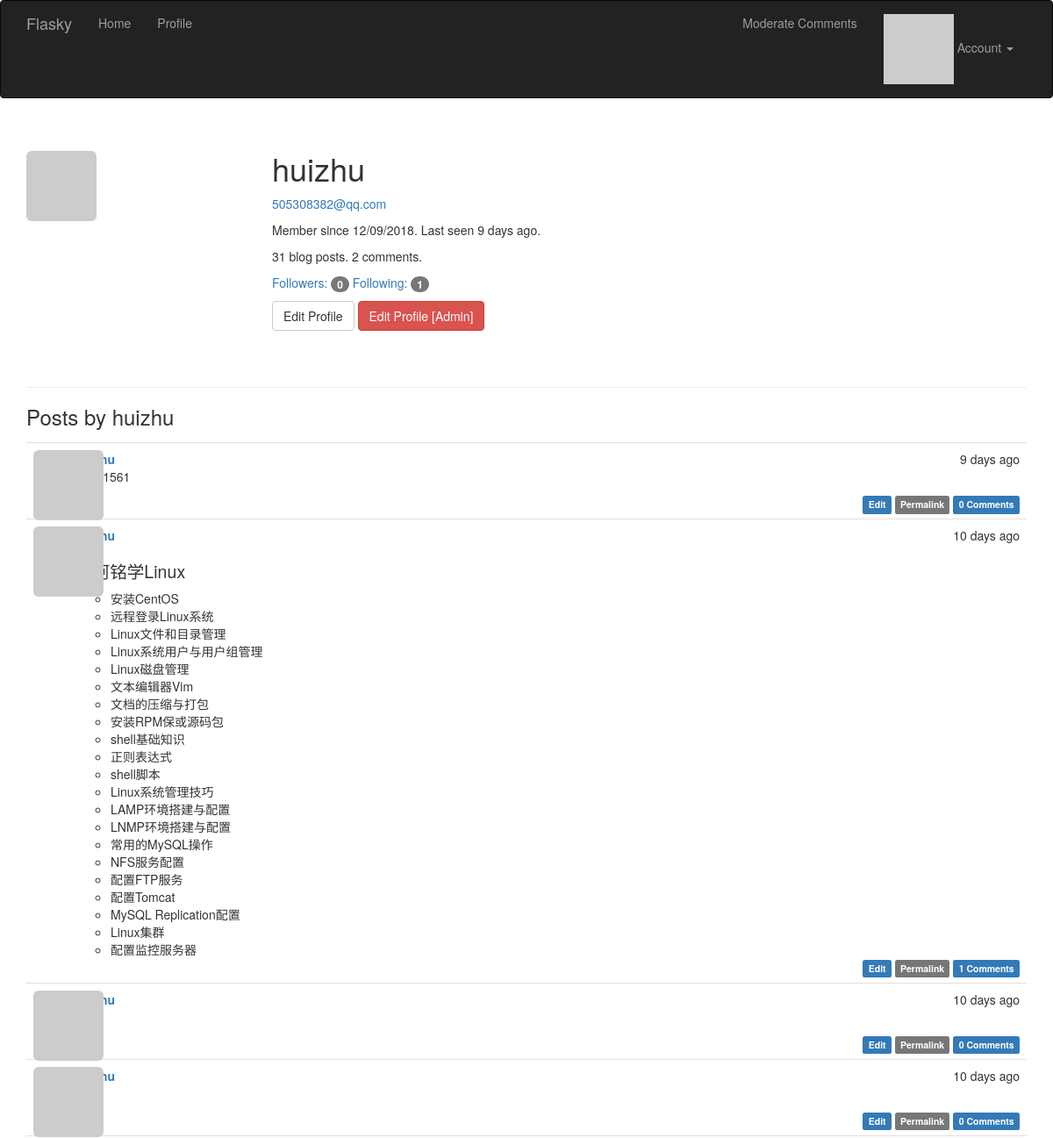
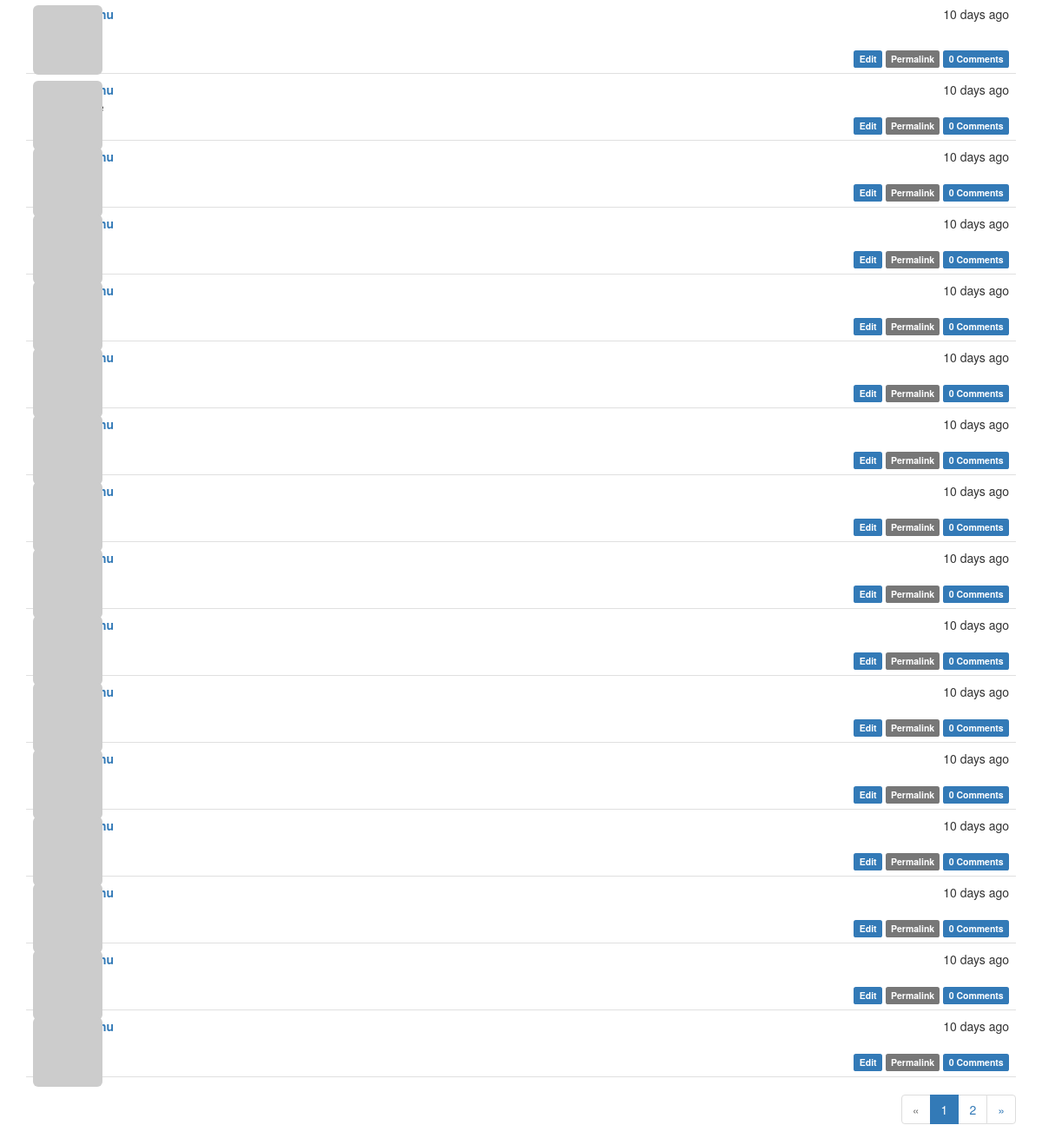
The app's page /user/huizhu (signed in), older data (2 pictures, top to bottom).
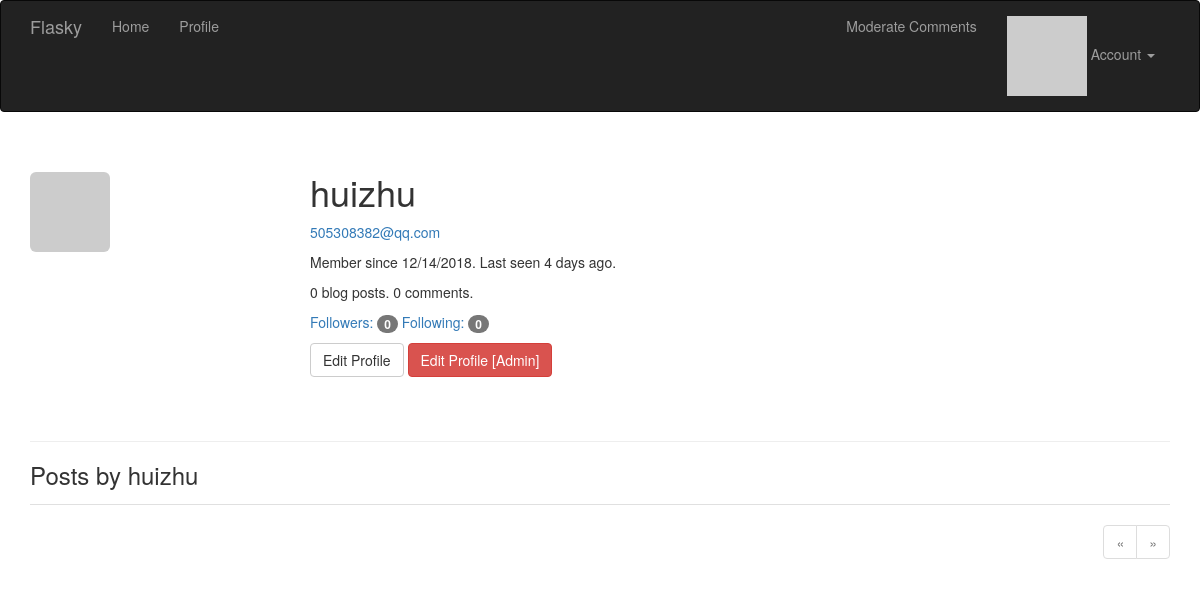
The same page, newer data.
### app/models.py (models this page shows, shortened)
class User(UserMixin, db.Model):
    __tablename__ = 'users'
    id = db.Column(db.Integer, primary_key=True)
    email = db.Column(db.String(64), unique=True, index=True)
    username = db.Column(db.String(64), unique=True, index=True)
    role_id = db.Column(db.Integer, db.ForeignKey('roles.id'))
    password_hash = db.Column(db.String(128))
    confirmed = db.Column(db.Boolean, default=False)
    name = db.Column(db.String(64))
    location = db.Column(db.String(64))
    about_me = db.Column(db.Text())
    member_since = db.Column(db.DateTime(), default=datetime.utcnow)
    last_seen = db.Column(db.DateTime(), default=datetime.utcnow)
    avatar_hash = db.Column(db.String(32))
    posts = db.relationship('Post', backref='author', lazy='dynamic')
    followed = db.relationship('Follow',
                               foreign_keys=[Follow.follower_id],
                               backref=db.backref('follower', lazy='joined'),
                               lazy='dynamic',
                               cascade='all, delete-orphan')
    followers = db.relationship('Follow',
                                foreign_keys=[Follow.followed_id],
                                backref=db.backref('followed', lazy='joined'),
                                lazy='dynamic',
                                cascade='all, delete-orphan')
    comments = db.relationship('Comment', backref='author', lazy='dynamic')
    @property
    def password(self):
        raise AttributeError('password is not a readable attribute')
    def can(self, perm):
        return self.role is not None and self.role.has_permission(perm)
    def is_administrator(self):
        return self.can(Permission.ADMIN)
    def ping(self):
        self.last_seen = datetime.utcnow()
        db.session.add(self)
    def gravatar(self, size=100, default='identicon', rating='g'):
        url = 'https://secure.gravatar.com/avatar'
        hash = self.avatar_hash or self.gravatar_hash()
        return '{url}/{hash}?s={size}&d={default}&r={rating}'.format(
            url=url, hash=hash, size=size, default=default, rating=rating)

class Post(db.Model):
    __tablename__ = 'posts'
    id = db.Column(db.Integer, primary_key=True)
    body = db.Column(db.Text)
    body_html = db.Column(db.Text)
    timestamp = db.Column(db.DateTime, index=True, default=datetime.utcnow)
    author_id = db.Column(db.Integer, db.ForeignKey('users.id'))
    comments = db.relationship('Comment', backref='post', lazy='dynamic')

### app/main/views.py (the view)
@main.route('/user/<username>')
def user(username):
    user = User.query.filter_by(username=username).first_or_404()
    page = request.args.get('page', 1, type=int)
    pagination = user.posts.order_by(Post.timestamp.desc()).paginate(
        page, per_page=current_app.config['FLASKY_POSTS_PER_PAGE'],
        error_out=False)
    posts = pagination.items
    return render_template('user.html', user=user, posts=posts,
                           pagination=pagination)

### app/auth/views.py (called while the page is built)
@auth.before_app_request
def before_request():
    if current_user.is_authenticated:
        current_user.ping()
        if not current_user.confirmed \
                and request.endpoint \
                and request.blueprint != 'auth' \
                and request.endpoint != 'static':
            return redirect(url_for('auth.unconfirmed'))

### app/main/__init__.py (called while the page is built)
@main.app_context_processor
def inject_permissions():
    return dict(Permission=Permission)

### app/main/views.py (called while the page is built)
@main.after_app_request
def after_request(response):
    for query in get_debug_queries():
        if query.duration >= current_app.config['FLASKY_SLOW_DB_QUERY_TIME']:
            current_app.logger.warning(
                'Slow query: %s\nParameters: %s\nDuration: %fs\nContext: %s\n'
                % (query.statement, query.parameters, query.duration,
                   query.context))
    return response

### app/models.py (called while the page is built)
@login_manager.user_loader
def load_user(user_id):
    return User.query.get(int(user_id))

    def has_permission(self, perm):
        return self.permissions & perm == perm

### app/templates/user.html (shortened to what this page needs)
{% extends "base.html" %}
{% import "_macros.html" as macros %}
{% block page_content %}
<div class="page-header">
    <img class="img-rounded profile-thumbnail" src="{{ user.gravatar(size=256) }}">
    <div class="profile-header">
        <h1>{{ user.username }}</h1>
        {% if current_user.is_administrator() %}
        <p><a href="mailto:{{ user.email }}">{{ user.email }}</a></p>
        {% endif %}
        <p>Member since {{ moment(user.member_since).format('L') }}. Last seen {{ moment(user.last_seen).fromNow() }}.</p>
        <p>{{ user.posts.count() }} blog posts. {{ user.comments.count() }} comments.</p>
        <p>
            <a href="{{ url_for('.followers', username=user.username) }}">Followers: <span class="badge">{{ user.followers.count() - 1 }}</span></a>
            <a href="{{ url_for('.followed_by', username=user.username) }}">Following: <span class="badge">{{ user.followed.count() - 1 }}</span></a>
        </p>
        <p>
            {% if user == current_user %}
            <a class="btn btn-default" href="{{ url_for('.edit_profile') }}">Edit Profile</a>
            {% endif %}
            {% if current_user.is_administrator() %}
            <a class="btn btn-danger" href="{{ url_for('.edit_profile_admin', id=user.id) }}">Edit Profile [Admin]</a>
            {% endif %}
        </p>
    </div>
</div>
<h3>Posts by {{ user.username }}</h3>
{% include '_posts.html' %}
{% if pagination %}
<div class="pagination">
    {{ macros.pagination_widget(pagination, '.user', username=user.username) }}
</div>
{% endif %}
{% endblock %}

### app/templates/base.html (shortened to what this page needs)
{% extends "bootstrap/base.html" %}
{% block head %}
{{ super() }}
<link rel="stylesheet" type="text/css" href="{{ url_for('static', filename='styles.css') }}">
{% endblock %}
{% block navbar %}
<div class="navbar navbar-inverse" role="navigation">
    <div class="container">
        <div class="navbar-header">
            <a class="navbar-brand" href="{{ url_for('main.index') }}">Flasky</a>
        </div>
        <div class="navbar-collapse collapse">
            <ul class="nav navbar-nav">
                <li><a href="{{ url_for('main.index') }}">Home</a></li>
                {% if current_user.is_authenticated %}
                <li><a href="{{ url_for('main.user', username=current_user.username) }}">Profile</a></li>
                {% endif %}
            </ul>
            <ul class="nav navbar-nav navbar-right">
                {% if current_user.can(Permission.MODERATE) %}
                <li><a href="{{ url_for('main.moderate') }}">Moderate Comments</a></li>
                {% endif %}
                {% if current_user.is_authenticated %}
                <li class="dropdown">
                    <a href="#" class="dropdown-toggle" data-toggle="dropdown">
                        <img src="{{ current_user.gravatar(size=18) }}">
                        Account <b class="caret"></b>
                    </a>
                </li>
                {% else %}
                <li><a href="{{ url_for('auth.login') }}">Log In</a></li>
                {% endif %}
            </ul>
        </div>
    </div>
</div>
{% endblock %}
{% block content %}
<div class="container">
    {% block page_content %}{% endblock %}
</div>
{% endblock %}

### app/templates/_macros.html
{% macro pagination_widget(pagination, endpoint, fragment='') %}
<ul class="pagination">
    <li{% if not pagination.has_prev %} class="disabled"{% endif %}>
        <a href="{% if pagination.has_prev %}{{ url_for(endpoint, page=pagination.prev_num, **kwargs) }}{{ fragment }}{% else %}#{% endif %}">
            &laquo;
        </a>
    </li>
    {% for p in pagination.iter_pages() %}
        {% if p %}
            {% if p == pagination.page %}
            <li class="active">
                <a href="{{ url_for(endpoint, page = p, **kwargs) }}{{ fragment }}">{{ p }}</a>
            </li>
            {% else %}
            <li>
                <a href="{{ url_for(endpoint, page = p, **kwargs) }}{{ fragment }}">{{ p }}</a>
            </li>
            {% endif %}
        {% else %}
        <li class="disabled"><a href="#">&hellip;</a></li>
        {% endif %}
    {% endfor %}
    <li{% if not pagination.has_next %} class="disabled"{% endif %}>
        <a href="{% if pagination.has_next %}{{ url_for(endpoint, page=pagination.next_num, **kwargs) }}{{ fragment }}{% else %}#{% endif %}">
            &raquo;
        </a>
    </li>
</ul>
{% endmacro %}

### app/templates/_posts.html
<ul class="posts">
    {% for post in posts %}
    <li class="post">
        <div class="post-thumbnail">
            <a href="{{ url_for('.user', username=post.author.username) }}">
                <img class="img-rounded profile-thumbnail" src="{{ post.author.gravatar(size=40) }}">
            </a>
        </div>
        <div class="post-content">
            <div class="post-date">{{ moment(post.timestamp).fromNow() }}</div>
            <div class="post-author"><a href="{{ url_for('.user', username=post.author.username) }}">{{ post.author.username }}</a></div>
            <div class="post-body">
                {% if post.body_html %}
                    {{ post.body_html | safe }}
                {% else %}
                    {{ post.body }}
                {% endif %}
            </div>
            <div class="post-footer">
                 {% if current_user == post.author %}
                <a href="{{ url_for('.edit', id=post.id) }}">
                    <span class="label label-primary">Edit</span>
                </a>
                {% elif current_user.is_administrator() %}
                <a href="{{ url_for('.edit', id=post.id) }}">
                    <span class="label label-danger">Edit [Admin]</span>
                </a>
                {% endif %}
                <a href="{{ url_for('.post', id=post.id) }}">
                    <span class="label label-default">Permalink</span>
                </a>
                <a href="{{ url_for('.post', id=post.id) }}#comments">
                    <span class="label label-primary">{{ post.comments.count() }} Comments</span>
                </a>
            </div>
        </div>
    </li>
    {% endfor %}
</ul>

### app/static/styles.css (style rules this page uses)
.profile-thumbnail { position: absolute; }
.profile-header { min-height: 260px; margin-left: 280px; }
ul.posts { list-style-type: none; padding: 0px; margin: 16px 0px 0px 0px; border-top: 1px solid #e0e0e0; }
div.pagination { width: 100%; text-align: right; padding: 0px; margin: 0px; }

Row changes from the older to the newer data that the page shows:
removed Post: timestamp "9 days ago", comments.count "0"
removed Post: timestamp "10 days ago", body_html "跟阿铭学Linux 安装CentOS 远程登录Linux系统 Linux文件和目录管理 Linux系统用户与用户组管理 Linux磁盘管理 文本编辑器Vim 文档的压缩与打包 安装RPM保或源码包 shell基础知识 正则表达式 shell脚本 Linux系统管理技巧 LAMP环境搭建与配置 LNMP环境搭建与配置 常用的MySQL操作 NFS服务配置 配置FTP服务 配置Tomcat MySQL Replication配置 Linux集群 配置监控服务器", comments.count "1"
removed Post: timestamp "10 days ago", comments.count "0"
removed Post: timestamp "10 days ago", comments.count "0"
removed Post: timestamp "10 days ago", comments.count "0"
removed Post: timestamp "10 days ago", comments.count "0"
removed Post: timestamp "10 days ago", comments.count "0"
removed Post: timestamp "10 days ago", comments.count "0"
removed Post: timestamp "10 days ago", comments.count "0"
removed Post: timestamp "10 days ago", comments.count "0"
removed Post: timestamp "10 days ago", comments.count "0"
removed Post: timestamp "10 days ago", comments.count "0"
removed Post: timestamp "10 days ago", comments.count "0"
removed Post: timestamp "10 days ago", comments.count "0"
removed Post: timestamp "10 days ago", comments.count "0"
removed Post: timestamp "10 days ago", comments.count "0"
removed Post: timestamp "10 days ago", comments.count "0"
removed Post: timestamp "10 days ago", comments.count "0"
removed Post: timestamp "10 days ago", comments.count "0"
removed Post: timestamp "10 days ago", comments.count "0"
changed User "huizhu": member_since "12/09/2018" → "12/14/2018"; last_seen "9 days ago" → "4 days ago"
Text that changed along with them:
{{ user.posts.count() }}: "31" → "0"
{{ user.comments.count() }}: "2" → "0"
{{ user.followed.count() - 1 }}: "1" → "0"
list line gone: "1"
list line gone: "2"
